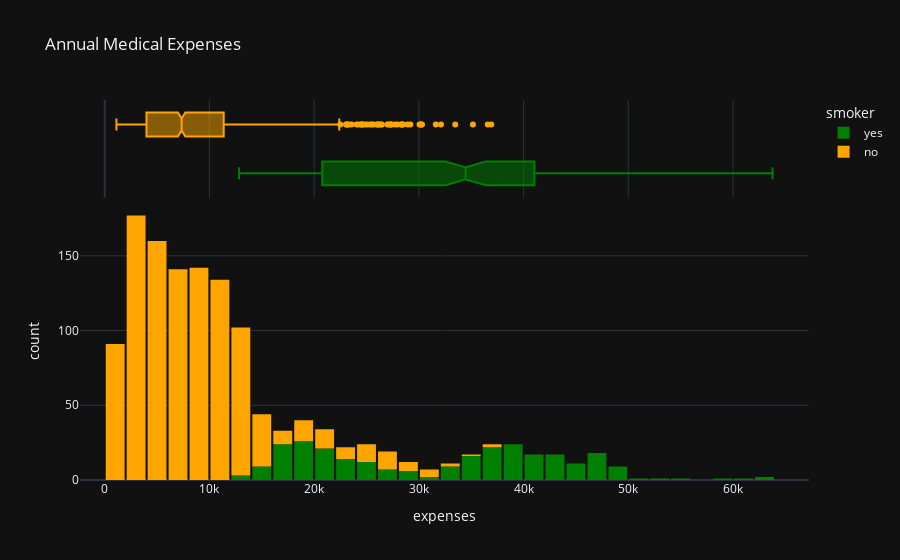

Here is the notebook cell this chart was saved with:
### Markdown cell above
### Expenses

Let's visualize the distribution of "expenses" i.e. the annual medical expenses for customers. This is the column we're trying to predict. Let's also use the categorical column "smoker" to distinguish the expenses for smokers and non-smokers.

### Code cell
fig = px.histogram(df,
                    x='expenses',
                    marginal='box',
                    color='smoker',
                    color_discrete_sequence=['green', 'orange'],
                    title="Annual Medical Expenses")

fig.update_layout(bargap=0.1,template='plotly_dark')
fig.show()

### Figure 1 — Plotly figure (JSON) as saved in the notebook; plotly's stock layout.template omitted (floating-point values rounded to 4 significant figures; data arrays with more than 128 entries replaced by an {"elided": "..."} marker saying what was removed)
{"data": [{"alignmentgroup": "True", "bingroup": "x", "hovertemplate": "smoker=yes<br>expenses=%{x}<br>count=%{y}<extra></extra>", "legendgroup": "yes", "marker": {"color": "green", "pattern": {"shape": ""}}, "name": "yes", "offsetgroup": "yes", "orientation": "v", "showlegend": true, "type": "histogram", "x": {"elided": "274 float values"}, "xaxis": "x", "yaxis": "y"}, {"alignmentgroup": "True", "hovertemplate": "smoker=yes<br>expenses=%{x}<extra></extra>", "legendgroup": "yes", "marker": {"color": "green"}, "name": "yes", "notched": true, "offsetgroup": "yes", "showlegend": false, "type": "box", "x": {"elided": "274 float values"}, "xaxis": "x2", "yaxis": "y2"}, {"alignmentgroup": "True", "bingroup": "x", "hovertemplate": "smoker=no<br>expenses=%{x}<br>count=%{y}<extra></extra>", "legendgroup": "no", "marker": {"color": "orange", "pattern": {"shape": ""}}, "name": "no", "offsetgroup": "no", "orientation": "v", "showlegend": true, "type": "histogram", "x": {"elided": "1063 float values"}, "xaxis": "x", "yaxis": "y"}, {"alignmentgroup": "True", "hovertemplate": "smoker=no<br>expenses=%{x}<extra></extra>", "legendgroup": "no", "marker": {"color": "orange"}, "name": "no", "notched": true, "offsetgroup": "no", "showlegend": false, "type": "box", "x": {"elided": "1063 float values"}, "xaxis": "x2", "yaxis": "y2"}], "layout": {"bargap": 0.1, "barmode": "relative", "legend": {"title": {"text": "smoker"}, "tracegroupgap": 0}, "title": {"text": "Annual Medical Expenses"}, "xaxis": {"anchor": "y", "domain": [0, 1], "title": {"text": "expenses"}}, "xaxis2": {"anchor": "y2", "domain": [0, 1], "matches": "x", "showgrid": true, "showticklabels": false}, "yaxis": {"anchor": "x", "domain": [0, 0.7326], "title": {"text": "count"}}, "yaxis2": {"anchor": "x2", "domain": [0.7426, 1], "matches": "y2", "showgrid": false, "showline": false, "showticklabels": false, "ticks": ""}}}
